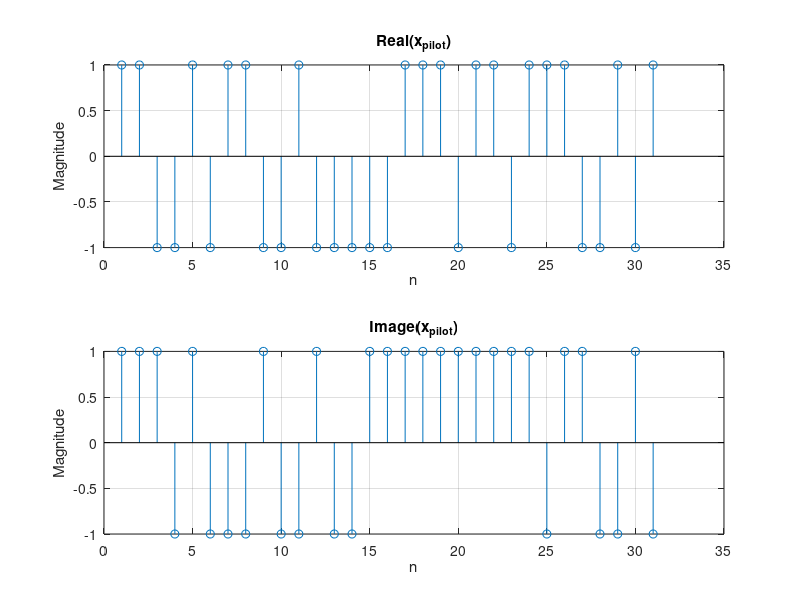

Recreate this plot in MATLAB.
%p1_Initialize.m
%% Import audio
%[sound1, samples1] = audioread('C_01_01.wav');
%% initialize variable
N = 31; %length of signal
%N = length(sound1);
CP_N = 4; %length of CP
dt=1e-9; 
T=1e-6;
omega_C=1e8; %Wc

%% generate signal serial (pilot signal)
ss = zeros(1,N);
for n=1:N
rndr = sign(randn(1));
rndi = sign(randn(1));
%rndr = randi([-20000,20000],1,1);
%rndi = randi([-20000,20000],1,1);
%rndr = sin(n/0.25);
%rndi = cos(n/0.25);
ss(n) = rndr + 1i*rndi;
end
figure1 = figure();
%% Set Audio File as ss
%ss=sound1';

%% Plot
subplot(2,1,1);
stem(real(ss));
grid on;title('Real(x_{pilot})');xlabel('n');ylabel('Magnitude');
subplot(2,1,2);
stem(imag(ss));
grid on;title('Image(x_{pilot})');xlabel('n');ylabel('Magnitude');
saveas(figure1,'../fig/1_pilot_signal.png');